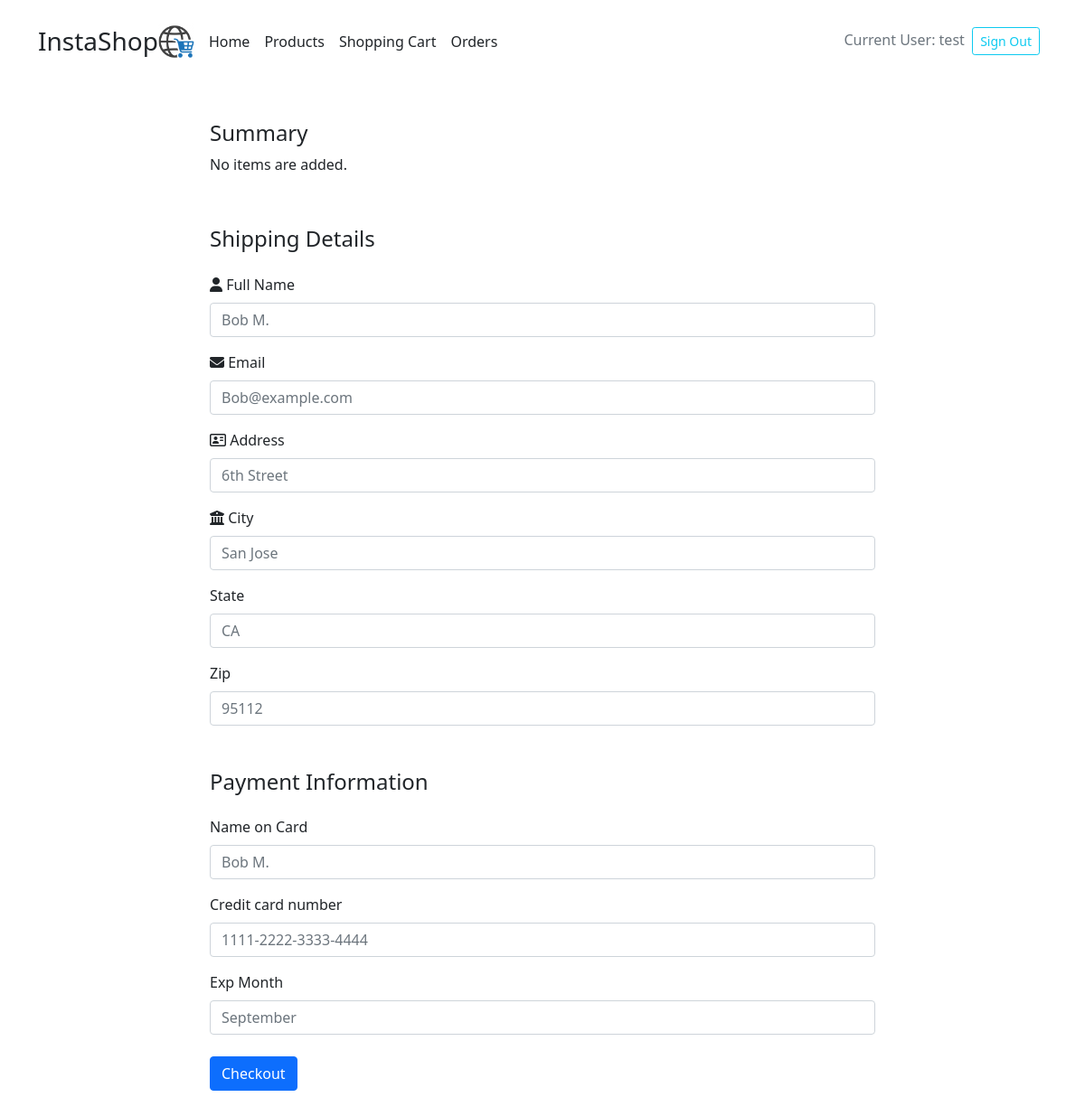
The page /ecommerce/checkout/2 on the database as committed earlier.
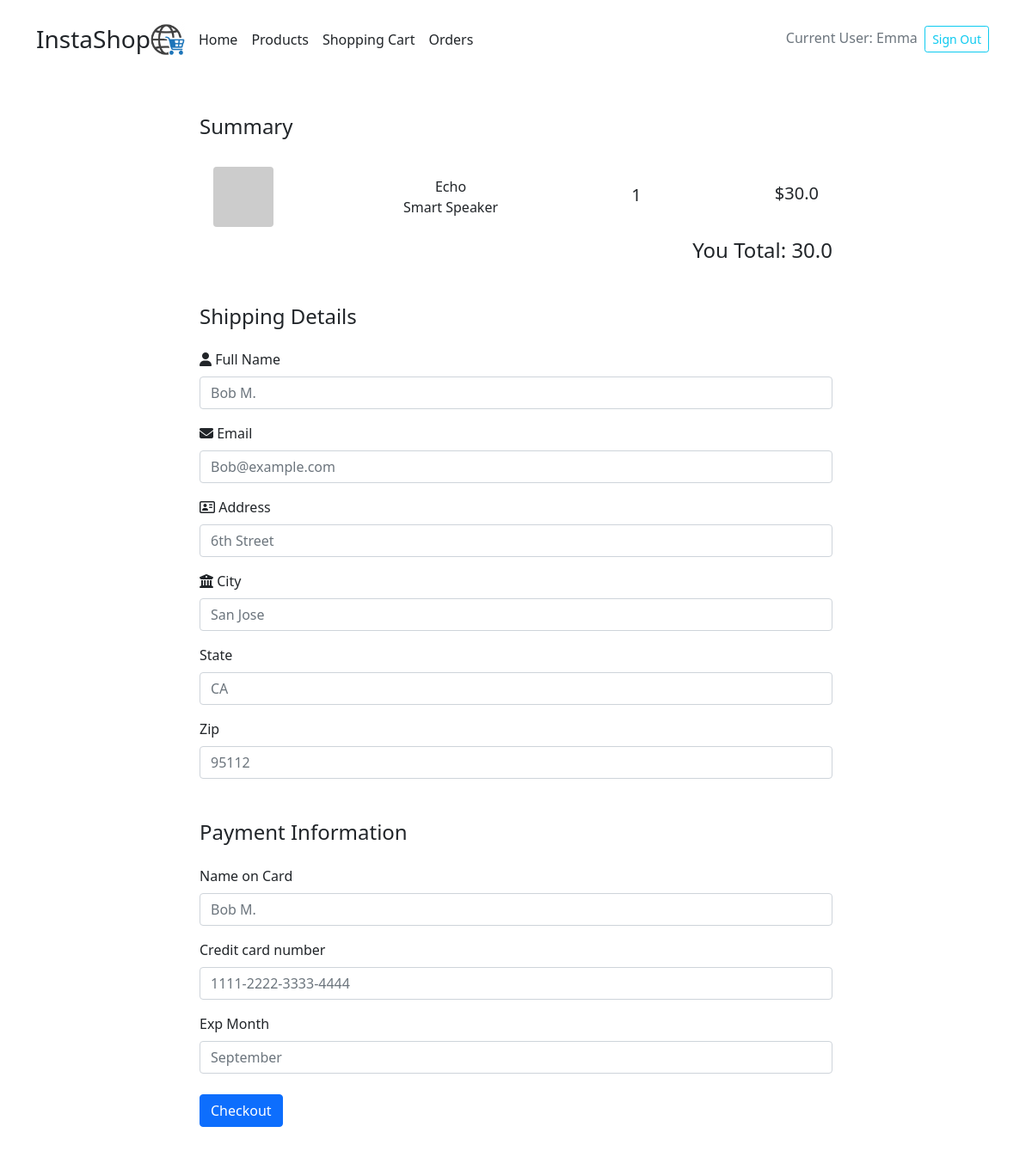
The same page on the database as committed later.
### ecommerce/models.py (models this page shows, shortened)
class User(models.Model):
    username = models.CharField(max_length=20)
    password = models.CharField(max_length=26)

class CartItem(models.Model):
    user = models.ForeignKey(User, on_delete=models.CASCADE)
    product = models.ForeignKey(Product, on_delete=models.CASCADE, null=True)
    count = models.IntegerField()
    total = models.FloatField(null=True)

class Product(models.Model):
    name = models.CharField(max_length=50)
    description = models.CharField(max_length=500)
    price = models.FloatField(null=True)
    stock = models.IntegerField(null=True)

### ecommerce/views.py (the view, shortened to what this page needs)
# urls.py: path('checkout/<int:user_id>', views.checkout, name='checkout'),
def checkout(request, user_id):
    user = User.objects.get(pk=user_id)
    item_list = CartItem.objects.filter(user=user_id)
    item_sum = item_list.aggregate(Sum('total'))['total__sum']
    context = {
        'item_list': item_list,
        'item_sum': item_sum,
        'product': product,
        'user': user
    }
    return render(request, 'ecommerce/checkout.html', context)

### ecommerce/templates/ecommerce/checkout.html (shortened to what this page needs)
<!DOCTYPE html>
<html lang="en">
{% include "ecommerce/header.html" %}
<body>
<div class="container mt-5 mb-5">
    <div class="d-flex justify-content-center row">
        <div class="col-md-8">
            <h4>Summary</h4>
            {% if item_list %}
                {% for item in item_list %}
                    <div class="d-flex flex-row justify-content-between align-items-center p-2 bg-white mt-4 px-3 rounded">
                        <div class="mr-1"><img class="rounded" src="https://picsum.photos/seed/picsum/300/300"
                                               width="70"></div>
                        <div class="d-flex flex-column align-items-center product-details"><span
                                class="font-weight-bold">{{ item.product.name }}</span>
                            <div class="d-flex flex-row product-desc">
                                <div class="color"><span
                                        class="font-weight-bold">{{ item.product.description }}</span>
                                </div>
                            </div>
                        </div>
                        <div class="d-flex flex-row align-items-center qty">
                            &nbsp;<h5 class=" text-grey mt-1 mr-1 ml-1">{{ item.count }}</h5>&nbsp;
                        </div>
                        <div>
                            <h5 class=" text-grey">${{ item.total }}</h5>
                        </div>
                    </div>
                {% endfor %}
                <h4 style="float: right; margin-top:5px">You Total: {{ item_sum }}</h4>
            {% else %}
                <p>No items are added.</p>
            {% endif %}
        </div>
        <form class="col-md-8" method="post">
            <h4 style="margin-top:40px">Shipping Details</h4>
            <label class="form-label mt-3" for="fname"><i class="fa fa-user"></i> Full Name</label>
            <input class="form-control" type="text" id="fname" name="firstname" placeholder="Bob M." required>
            <label class="form-label mt-3" for="email"><i class="fa fa-envelope"></i> Email</label>
            <input class="form-control" type="text" id="email" name="email" placeholder="Bob@example.com" required>
            <label class="form-label mt-3" for="adr"><i class="fa fa-address-card-o"></i> Address</label>
            <input class="form-control" type="text" id="adr" name="address" placeholder="6th Street" required>
            <label class="form-label mt-3" for="city"><i class="fa fa-institution"></i> City</label>
            <input class="form-control" type="text" id="city" name="city" placeholder="San Jose" required>
            <label class="form-label mt-3" for="state">State</label>
            <input class="form-control" type="text" id="state" name="state" placeholder="CA" required>
            <label class="form-label mt-3" for="zip">Zip</label>
            <input class="form-control" type="text" id="zip" name="zip" placeholder="95112" required>
            <h4 class="mt-5">Payment Information</h4>
            <label class="form-label mt-3" for="cname">Name on Card</label>
            <input class="form-control" type="text" id="cname" name="cardname" placeholder="Bob M." required>
            <label class="form-label mt-3" for="ccnum">Credit card number</label>
            <input class="form-control" type="text" id="ccnum" name="cardnumber" placeholder="1111-2222-3333-4444" required>
            <label class="form-label mt-3" for="expmonth">Exp Month</label>
            <input class="form-control" type="text" id="expmonth" name="expmonth" placeholder="September" required>
            <button class="btn btn-primary mt-4" type="submit">Checkout</button>
        </form>
    </div>
</div>
</body>
</html>

### ecommerce/templates/ecommerce/header.html (shortened to what this page needs)
<!DOCTYPE html>
<html lang="en">
<link href="https://cdn.jsdelivr.net/npm/bootstrap@5.1.1/dist/css/bootstrap.min.css" rel="stylesheet"
>
<header class="p-3 mb-3" style="margin-top: 6px">
    <div class="container">
        <div class="font-weight-bold d-flex flex-wrap align-items-center justify-content-center justify-content-lg-start">
            <h3 class="d-flex align-items-center mb-2 mb-lg-0 text-dark text-decoration-none" style="margin-right: 8px">
                InstaShop <img src="/static/ecommerce/images/header_logo.png" width="40" height="40">
            </h3>
            <ul class="nav col-12 col-lg-auto me-lg-auto mb-2 justify-content-center mb-md-0">
                <li><a href="{% url 'index' %}" class="nav-link px-2 link-dark">Home</a></li>
                <li><a href="{% url 'products' %}" class="nav-link px-2 link-dark">Products</a></li>
                {% if user != null and user.id != null %}
                    <li><a href="{% url 'cart' %}" class="nav-link px-2 link-dark">Shopping Cart</a></li>
                    <li><a href="{% url 'orders' %}" class="nav-link px-2 link-dark">Orders</a></li>
                {% endif %}
            </ul>
            <div class="text-end">
                {% if user.id == null %}
                    <a href="{% url 'login' %}">
                        <button class="w-100 btn btn-lg btn-primary" type="submit">Sign in</button>
                    </a>
                {% else %}
                    <a href="#" class="nav-link px-2 link-secondary">Current User: {{ user.username }}&nbsp;&nbsp;<button
                            class="btn-sm btn btn-outline-info sign-out" type="submit">Sign Out
                    </button>
                    </a>
                {% endif %}
            </div>
        </div>
    </div>
</header>

Rows that differ between the two databases and show on the page:
changed User: username "test" → "Emma"
added CartItem: product.name "Echo", product.description "Smart Speaker", count "1", total "30.0"
Other text that changed with them:
{{ item_sum }}: (not shown) → "30.0"
text no longer shown: "No items are added."
text now shown: "You Total:"
